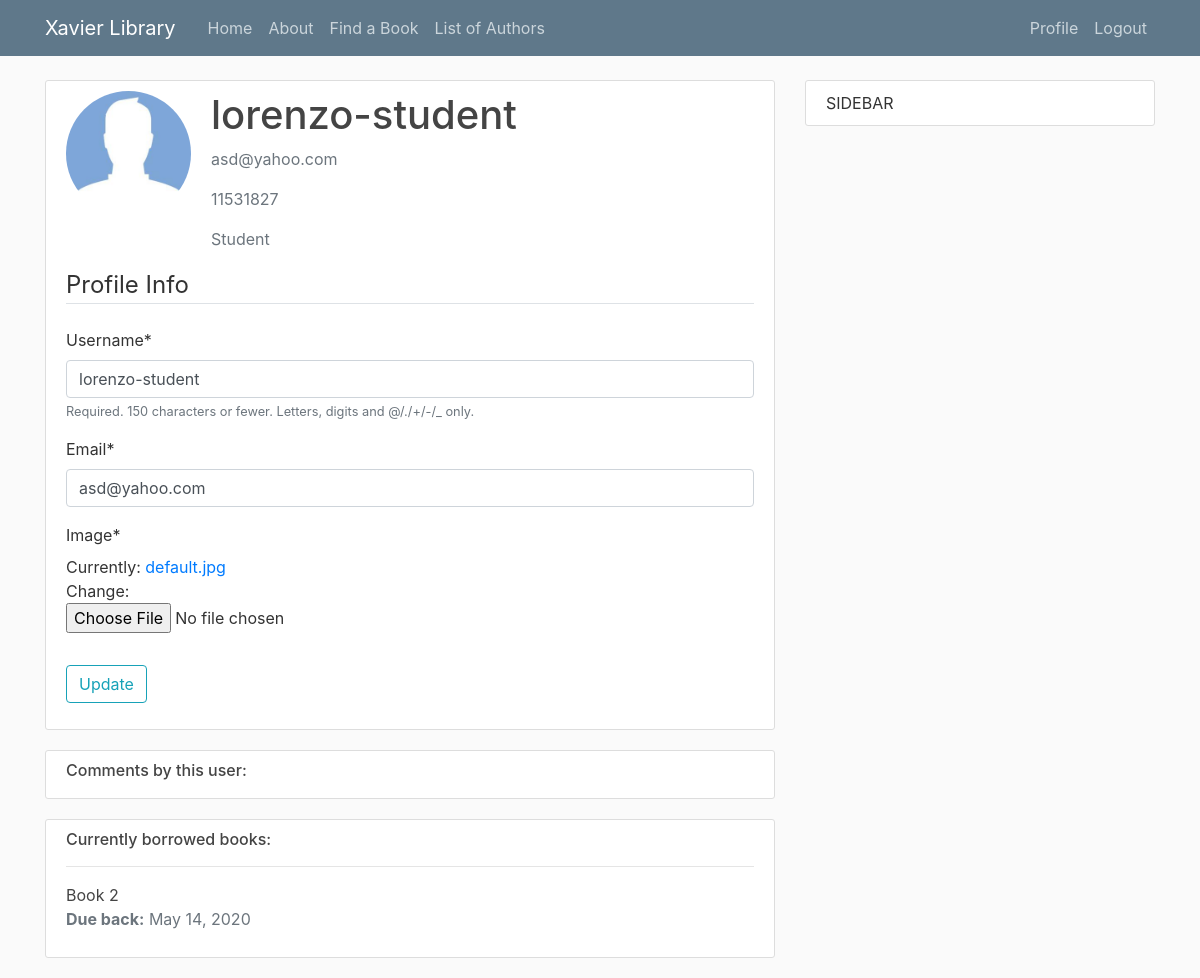
Page /profile/ (signed in) on the earlier database version.
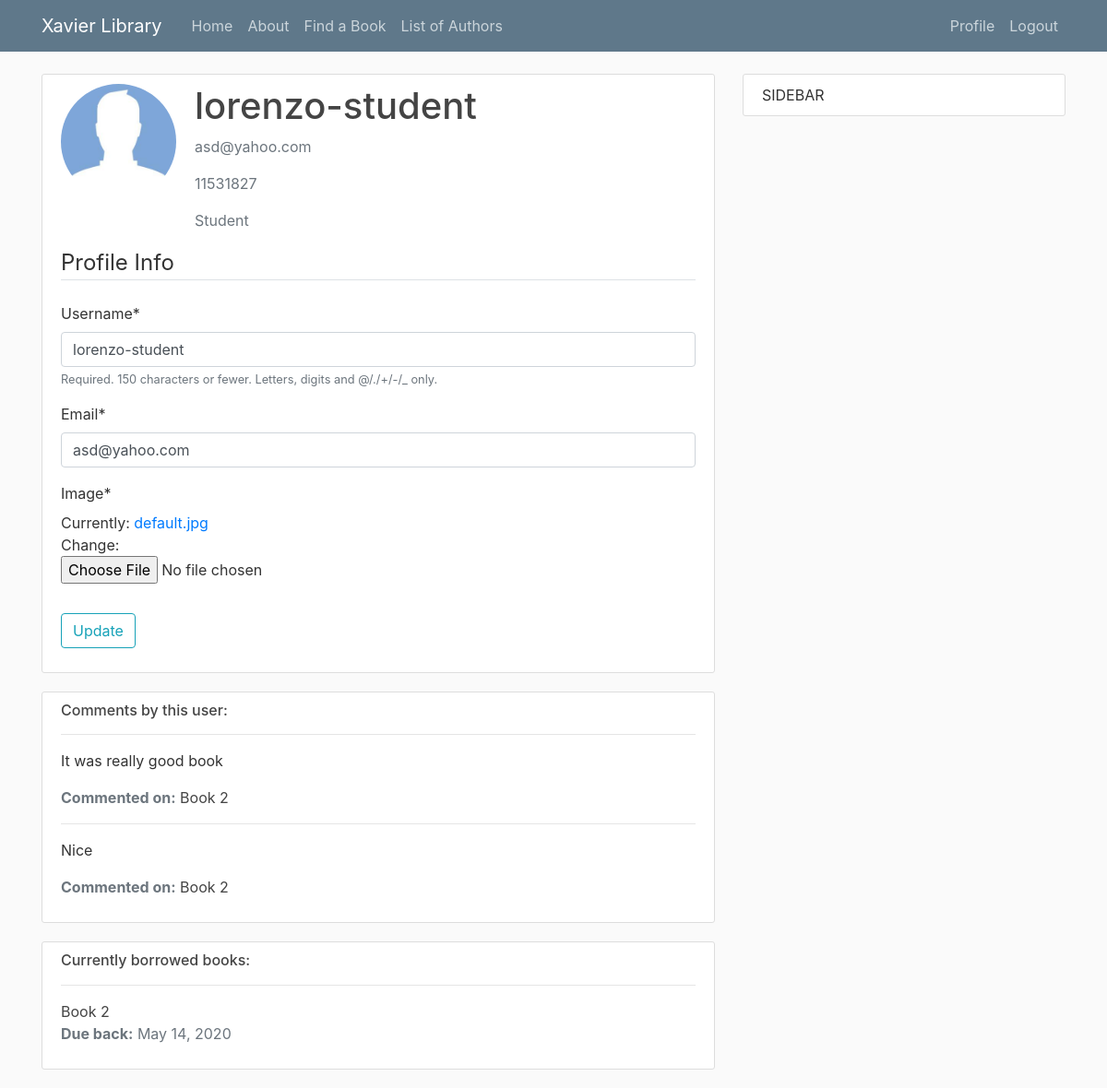
Same page on the later database version.
### users/models.py (models this page shows, shortened)
class Profile(models.Model):
	user = models.OneToOneField(User, on_delete=models.CASCADE)
	image = models.ImageField(default ='default.jpg',upload_to='profile_pics')
	IDnum = models.CharField(max_length=8, blank=True)
	Role = models.ForeignKey('Role' , on_delete=models.SET_NULL, null=True)
	SecurityQuestion = models.CharField(max_length=50, blank=True)
	SecurityAnswer = models.CharField(max_length=30, blank=True)

class Role(models.Model):
	name = models.CharField(max_length=15, blank=True)
	browse_search = models.BooleanField()
	borrow = models.BooleanField()
	review = models.BooleanField()
	add = models.BooleanField()
	edit = models.BooleanField()
	delete = models.BooleanField()
	add_instance = models.BooleanField()
	edit_instance = models.BooleanField()
	delete_instance = models.BooleanField()
	create_manager = models.BooleanField()
	view_logs = models.BooleanField()
	any_create = models.BooleanField()
	def __str__(self):
		return self.name

### library/models.py (models this page shows, shortened)
class BookInstance(models.Model):
    id = models.UUIDField(primary_key=True, default=uuid.uuid4,
                          help_text="Unique ID for this particular book across whole library")
    book = models.ForeignKey('Book', on_delete=models.SET_NULL, null=True)
    imprint = models.CharField(max_length=200)
    due_back = models.DateField(null=True, blank=True, help_text="YYYY-MM-DD")
    borrower = models.ForeignKey(User, on_delete=models.SET_NULL, null=True, blank=True)
    LOAN_STATUS = (
        ('a', 'Available'),
        ('r', 'Reserved'),
    )
    """('d', 'Maintenance'),"""
    """('o', 'On loan'),"""
    status = models.CharField(
        max_length=1,
        choices=LOAN_STATUS,
        blank=True,
        default='a',
        help_text='Book availability')
    class Meta:
        ordering = ['due_back']
        permissions = (("can_mark_returned", "Set book as returned"),)

class Book(models.Model):
    title = models.CharField(max_length=200)
    author = models.ForeignKey('Author', on_delete=models.SET_NULL, null=True)
    summary = models.TextField(max_length=1000, help_text="Enter a brief description of the book")
    isbn = models.CharField('ISBN', max_length=13,
                            help_text='13 Character <a href="https://www.isbn-international.org/content/what-isbn'
                                      '">ISBN number</a>')
    genre = models.ManyToManyField(Genre, help_text="Select a genre for this book")
    language = models.ForeignKey('Language', on_delete=models.SET_NULL, null=True)
    call = models.CharField('Call Number', max_length=3, help_text="Enter a 3 digit call number", null=True)
    def display_genre(self):
        """Creates a string for the Genre. This is required to display genre in Admin."""
        return ', '.join([genre.name for genre in self.genre.all()[:3]])
    display_genre.short_description = 'Genre'
    def __str__(self):
        return self.title

class comment(models.Model):
    book = models.ForeignKey('Book', on_delete=models.SET_NULL, null=True)
    comment = models.TextField(max_length=1000, help_text="Enter a Comment")
    author = models.ForeignKey(User, on_delete=models.SET_NULL, null=True)

### users/views.py (the view)
# urls.py: path('profile/', user_views.profile, name='profile'),
@login_required
def profile(request):
	if request.method == 'POST':
		u_form = UserUpdateForm(request.POST, instance=request.user)
		p_form = ProfileUpdateForm(request.POST, request.FILES, instance=request.user.profile)
		if u_form.is_valid() and p_form.is_valid():
			u_form.save()
			p_form.save()
			messages.success(request, f'Your account has been Updated!')
			return redirect('profile')
	else:
		u_form = UserUpdateForm(instance=request.user)
		p_form = ProfileUpdateForm(instance=request.user.profile)
	context = {
		'u_form': u_form,
		'p_form': p_form
	}
	return render(request, 'users/profile.html', context)

### users/forms.py
class UserUpdateForm(forms.ModelForm):
	email = forms.EmailField()
	class Meta:
		model = User
		fields = ['username', 'email']

class ProfileUpdateForm(forms.ModelForm):
	class Meta:
		model = Profile
		fields = ['image']

### users/templates/users/profile.html (shortened to what this page needs)
{% extends "library/base.html" %}
{% load crispy_forms_tags %}
{% block content%}
	<div class="content-section">
	  <div class="media">
	    <img class="rounded-circle account-img" src="{{user.profile.image.url}}">
	    <div class="media-body">
	      <h2 class="account-heading">{{user.username}}</h2>
	      <p class="text-secondary">{{user.email}}</p>
	      <p class="text-secondary">{{user.profile.IDnum}}</p>
	      <p class="text-secondary">{{user.profile.Role}}</p>
	    </div>
	  </div>
	  <form method="POST" enctype="multipart/form-data">
			<fieldset class="form-group">
				<legend class="border-bottom mb-4">Profile Info</legend>
					{{u_form|crispy}}
					{{p_form|crispy}}
			</fieldset>
			<div class="form-group">
				<button class="btn btn-outline-info" type="submit">Update</button>
			</div>
		</form>
	</div>
	<div class="content-section">
		<h6 class="mr-2">Comments by this user:</h6>
		{% for comment in user.comment_set.all %}
			<hr>
			<p>{{ comment.comment }}</p>
			<p class="text-muted"><strong>Commented on:</strong> <a class="article-title" href="{% url 'book-detail' comment.book.id %}">{{ comment.book }}</a></p>
		{% endfor %}
	</div>
	<div class="content-section">
		<h6 class="mr-2">Currently borrowed books:</h6>
		{% for bookinstance in user.bookinstance_set.all %}
			<hr>
			<a class="article-title" href="{% url 'book-detail' bookinstance.book.id %}">{{ bookinstance.book }}</a>
			<p class="text-muted"><strong>Due back:</strong> {{bookinstance.due_back}}</p>
		{% endfor %}
	</div>
{% endblock content %}

### library/templates/library/base.html (shortened to what this page needs)
{% load static %}
<!DOCTYPE html>
<html>
<head>
    <link rel="stylesheet" href="https://stackpath.bootstrapcdn.com/bootstrap/4.4.1/css/bootstrap.min.css">
    <link rel="stylesheet" type="text/css" href="{% static 'library/main.css' %}">
</head>
<body>
	<header class="site-header">
	  <nav class="navbar navbar-expand-md navbar-dark bg-steel fixed-top">
	    <div class="container">
	      <a class="navbar-brand mr-4" href="{% url 'library-home'%}">Xavier Library</a>
	      <div class="collapse navbar-collapse" id="navbarToggle">
	        <div class="navbar-nav mr-auto">
	          <a class="nav-item nav-link" href="{% url 'library-home'%}">Home</a>
	          <a class="nav-item nav-link" href="{% url 'library-about'%}">About</a>
	          {% if not user.is_authenticated or user.profile.Role.browse_search %}
	          <a class="nav-item nav-link" href="{% url 'library-search'%}">Find a Book</a>
	          <a class="nav-item nav-link" href="{% url 'author-list'%}">List of Authors</a>
	          {% endif %}
	        </div>
	        <div class="navbar-nav">
	        	{% if user.is_authenticated %}
	        		<a class="nav-item nav-link" href="{% url 'profile' %}">Profile</a>
	        		<a class="nav-item nav-link" href="{% url 'logout' %}">Logout</a>
	        	{% else %}
	          		<a class="nav-item nav-link" href="{% url 'login' %}">Login</a>
	          		<a class="nav-item nav-link" href="{% url 'register' %}">Register</a>
	          	{% endif %}
	        </div>
	      </div>
	    </div>
	  </nav>
	</header>
	<main role="main" class="container">
	  <div class="row">
	    <div class="col-md-8">
	      {% block content %}{% endblock %}
	    </div>
	    <div class="col-md-4">
	      <div class="content-section">
			  SIDEBAR
	      </div>
	    </div>
	  </div>
	</main>
</body>
</html>

### library/static/library/main.css (style rules this page uses)
body { background: #fafafa; color: #333333; margin-top: 5rem; }
h1, h2, h3, h4, h5, h6 { color: #444444; }
.bg-steel { background-color: #5f788a; }
.site-header .navbar-nav .nav-link { color: #cbd5db; }
.content-section { background: #ffffff; padding: 10px 20px; border: 1px solid #dddddd; border-radius: 3px; margin-bottom: 20px; }
.article-title { color: #444444; }
.account-img { height: 125px; width: 125px; margin-right: 20px; margin-bottom: 16px; }
.account-heading { font-size: 2.5rem; }

Differences in the rows shown:
added comment: comment "It was really good book", book "Book 2"
added comment: comment "Nice", book "Book 2"
